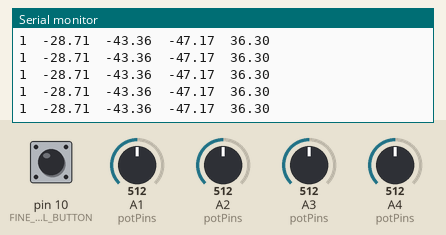
A sketch run on a simulated Arduino Uno, built with avr-gcc and run on an emulated ATmega328P. Parts: the last lines printed to the serial monitor. The inputs (shaded band) are chosen by the test bench; at power-on: A3 (potPins) = 512, pin 10 (FINE_CONTROL_BUTTON) HIGH, A1 (potPins) = 512, A2 (potPins) = 512, A4 (potPins) = 512.

Above: at 4.2 s.
4.3 s: A3 (potPins) set to 344
At 4.35 s:
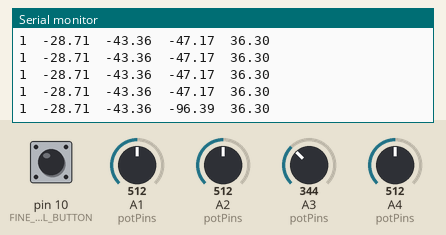
7.3 s: A3 (potPins) set to 315
At 7.32 s:
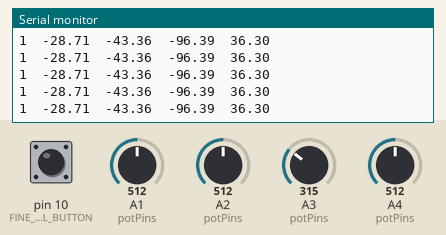
Timing chart, 0 to 10.3 s (numbered marks = the images above; inputs shaded):
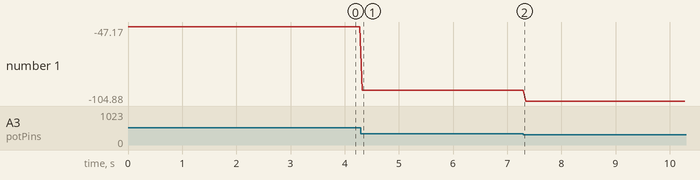

Measured:
- after the input at 4.3 s, the serial monitor: prints a new line at once (image 1)
- plotted number 1: -47.17 → -96.39 after the input at 4.3 s, -96.39 → -104.88 after the input at 7.3 s

The sketch:

MASTER_SURGICAL_ARM_SOFTWARE.ino
```cpp
/*
 * NOTE:
 * This code only needs to be uploaded to the master arduino Uno if you are trying to
 * use the bluetooth comm for passing data from master to slave. Othewise, the master is tethered to the
 * slave and thus the sensors are powered over wire comm.
 */

#include "potentiometer.h"
#include "button.h"

#include <SoftwareSerial.h>
SoftwareSerial BTserial(2, 3); // RX | TX
// Connect the HC-05 TX to Arduino pin 2 RX.
// Connect the HC-05 RX to Arduino pin 3 TX through a voltage divider.

//Define MACROS
#define NUM_POTS 4
#define POT1 A1
#define POT2 A2
#define POT3 A3
#define POT4 A4
const uint8_t potPins[4] = {POT1, POT2, POT3, POT4};

//for switch for fine vs coarse control
#define FINE_CONTROL_BUTTON 10

//create button objects
Button fineControlButton(FINE_CONTROL_BUTTON);

//store button state
//1 means coarse control b/c internal pull-up, 0 means fine
unsigned int switchState = 1;

//store pot angles
float potAngles[4] = {0, 0, 0, 0};

//create potentiometer objects
Potentiometer pot1(1024, 300, 610);
Potentiometer pot2(1024, 300, 660);
Potentiometer pot3(1024, 300, 673);
Potentiometer pot4(1024, 210, 335);
Potentiometer pots[4] = {pot1, pot2, pot3, pot4};


unsigned char buff[NUM_POTS*2+2];  //2 per potentiometer! plus two for fine control switch
//most likely would also want to add two for the zero encoder button!

void setup() {
  // put your setup code here, to run once:

  //set potentiometer pins modes
  for (int i = 0; i < NUM_POTS; i++) pinMode(potPins[i], INPUT);

  //set the fine control switch pin mode
  pinMode(FINE_CONTROL_BUTTON, INPUT_PULLUP);

  Serial.begin(38400);  //sped up so that encoder value printing catches every increment
  BTserial.begin(38400);
}

void loop() {
  // put your main code here, to run repeatedly:
  //read the fine control switch value
  readSwitch();
  //potentiometer readings to drive reference angles
  readPotVals(potAngles);

  //print statements to check switch/pots are reading well
  Serial.print(switchState);
  Serial.print("\t");
  Serial.print(potAngles[0]);
  Serial.print("\t");
  Serial.print(potAngles[1]);
  Serial.print("\t");
  Serial.print(potAngles[2]);
  Serial.print("\t");
  Serial.println(potAngles[3]);

  //convert the pot readings
  potsToBytes(potAngles);

  //write over serial
  BTserial.write(&buff[0],9);

  delay(40);  //need this delay so slave BT can process reading quick enough!!
}

//read all potentiometer raw values and get angles from raw values
void readPotVals(float (& currPotAngles)[NUM_POTS])
{
  static float prevPotValues[4] = {0, 0, 0, 0};
  //loop through pots and get val, then convert to angle and add to return array
  for (int i = 0; i < NUM_POTS; i++)
  {
    int currPotVal = analogRead(potPins[i]);
    currPotAngles[i] = pots[i].getAngle(currPotVal);
  }
}

//get current fine control switch state...
void readSwitch(void)
{
  switchState = digitalRead(FINE_CONTROL_BUTTON);
}


/*
 * BYTE 1 - Switch
 * BYTE 2 - Pot 1
 * BYTE 3 - Pot 1
 * BYTE 4 - Pot 2
 * BYTE 5 - Pot 2
 * BYTE 6 - Pot 3
 * BYTE 7 - Pot 3
 * BYTE 8 - Pot 4
 * BYTE 9 - Pot 4
 */

//convert pot readings...
void potsToBytes(float angles[4])
{
  //reserve first byte for switch!
  buff[0] = (unsigned char) switchState;

  //rest of bytes for pot values!
  for (int i = 0; i < NUM_POTS; i++)
  {
    double num = (angles[i] + 360) * 10;
    unsigned int num2 = (unsigned int) num;
    unsigned char byte1, byte2;
    byte2 = num2 >> 8;
    byte1 = num2 & 0xFF;
    buff[2*i+1] = byte1;
    buff[2*i+2] = byte2;
  }
}
```

button.cpp
```cpp
#include "button.h"

///note all button stuff is backwards from intuition. can only set internal pullup for arduino input pins,
//so HIGH = button off and LOW = button on!

Button::Button(int pinButton)
{
  buttonPin = pinButton;
  //initialize off
  currState = HIGH;
}

//check to see if start switch is on...
bool Button::buttonStateOn(void)
{
  currState = digitalRead(buttonPin);
  if (currState == LOW) return true;
  else return false;
}

  //check to see if a button is off...
bool Button::buttonStateOff(void)
{
  currState = digitalRead(buttonPin);
  if (currState == HIGH) return true;
  else return false;
}

//check to see if button was pressed once...
bool Button::buttonSinglePress(void)
{
  static double prevTime = 0;
  double currTime = millis();
  double waitPeriod = currTime - prevTime;
  double waitThreshold = 2000;
  //Serial.println(currTime);

  //read current state
  bool tempState = digitalRead(buttonPin);

  //check to see if button pressed and wasn't immediately just pressed and hasn't been held down (been low for a while)...
  if ((currState = HIGH) && (tempState == LOW) && (waitPeriod > waitThreshold))
  {
    currState = tempState;
    prevTime = currTime;
    return true;
  }
  else
  {
    currState = HIGH;
    return false;
  }
}

//check to see if switch was pressed once on...
//remember logic is backwards because of pullup resistor
bool Button::switchTurnedOn(void)
{
  static double prevTime = 0;
  double currTime = millis();
  double waitPeriod = currTime - prevTime;
  double waitThreshold = 50;
  //Serial.println(currTime);

  //read current state
  bool tempState = digitalRead(buttonPin);

  if ((tempState == 0) && (currState != tempState) && (waitPeriod > waitThreshold))
  {
    currState = tempState;
    prevTime = currTime;
    return true;
  }
  else return false;
}

//check to see if switch was pressed once off...
//remember logic is backwards because of pullup resistor
bool Button::switchTurnedOff(void)
{
  static double prevTime = 0;
  double currTime = millis();
  double waitPeriod = currTime - prevTime;
  double waitThreshold = 50;
  //Serial.println(currTime);

  //read current state
  bool tempState = digitalRead(buttonPin);

  if ((tempState > 0) && (currState != tempState) && (waitPeriod > waitThreshold))
  {
    currState = tempState;
    prevTime = currTime;
    return true;
  }
  else return false;
}
```

button.h
```cpp
//make sure don't double include
#ifndef button
#define button

//make sure we act have arduino version necessary and
//library included to use arduino functions
#if (ARDUINO >= 100)
  #include "Arduino.h"
#else
  #include "WProgram.h"
#endif

class Button {
  private:
  int buttonPin;
  bool currState;

  public:
  //constructor
  Button(int pinButton);

  //check to see if start switch is off...
  bool buttonStateOff(void);

  //check to see if a button is on...
  bool buttonStateOn(void);

  //check to see if button was pressed once...
  bool buttonSinglePress(void);

  //check to see if switch was pressed once on...
  bool switchTurnedOn(void);

  //check to see if switch was pressed once off...
  bool switchTurnedOff(void);

};

#endif
```

potentiometer.cpp
```cpp
#include "potentiometer.h"

Potentiometer::Potentiometer(int maxCnt, int ROM_deg, int countZero){
  maxCount = maxCnt;
  ROM_degrees = ROM_deg;
  angDegrees = 0;
  zeroCount = countZero;
}

float Potentiometer::getAngle(int potVal)
{
  //calculate distance off of defined zero point
  float distFromSet= potVal - zeroCount;
  //account for pot nonlinearities...
  if (ROM_degrees == 300 && distFromSet > 0)
  {
    angDegrees = distFromSet / 350 * 90; //350 is counts to go 90 degrees
  }
   else angDegrees = distFromSet / maxCount * ROM_degrees;

   return angDegrees;
}
```

potentiometer.h
```cpp
//make sure don't double include
#ifndef pt
#define pt

//make sure we act have arduino version necessary and
//library included to use arduino functions
#if (ARDUINO >= 100)
  #include "Arduino.h"
#else
  #include "WProgram.h"
#endif

class Potentiometer {
  private:
  float angDegrees;
  int potVal;
  int maxCount, ROM_degrees;
  int zeroCount;

  public:
  //constructor
  Potentiometer(int maxCnt, int ROM_deg, int countZero);

  float getAngle(int potVal);

};

#endif
```
